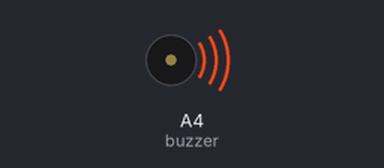
Simulated run of this sketch. Board: Arduino Uno, built with avr-gcc and run on an emulated ATmega328P. Parts: buzzer (waves = sounding).

Above: at 0.9 s.
At 87.1 s:
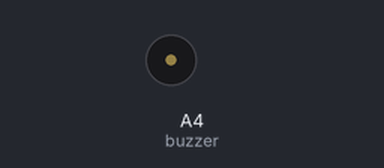
Timing chart, 0 to 88.6 s (numbered marks = the images above):
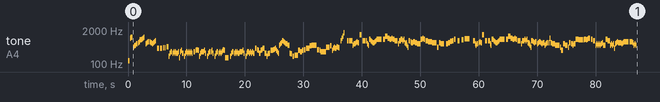

The sketch:

1_2_3.ino
```cpp
// ポケットモンスター OP (anime version)

#include <avr/pgmspace.h>

#define NOTE_B0  31
#define NOTE_C1  33
#define NOTE_CS1 35
#define NOTE_D1  37
#define NOTE_DS1 39
#define NOTE_E1  41
#define NOTE_F1  44
#define NOTE_FS1 46
#define NOTE_G1  49
#define NOTE_GS1 52
#define NOTE_A1  55
#define NOTE_AS1 58
#define NOTE_B1  62
#define NOTE_C2  65
#define NOTE_CS2 69
#define NOTE_D2  73
#define NOTE_DS2 78
#define NOTE_E2  82
#define NOTE_F2  87
#define NOTE_FS2 93
#define NOTE_G2  98
#define NOTE_GS2 104
#define NOTE_A2  110
#define NOTE_AS2 117
#define NOTE_B2  123
#define NOTE_C3  131
#define NOTE_CS3 139
#define NOTE_D3  147
#define NOTE_DS3 156
#define NOTE_E3  165
#define NOTE_F3  175
#define NOTE_FS3 185
#define NOTE_G3  196
#define NOTE_GS3 208
#define NOTE_A3  220
#define NOTE_AS3 233
#define NOTE_B3  247
#define NOTE_C4  262
#define NOTE_CS4 277
#define NOTE_D4  294
#define NOTE_DS4 311
#define NOTE_E4  330
#define NOTE_F4  349
#define NOTE_FS4 370
#define NOTE_G4  392
#define NOTE_GS4 415
#define NOTE_A4  440
#define NOTE_AS4 466
#define NOTE_B4  494
#define NOTE_C5  523
#define NOTE_CS5 554
#define NOTE_D5  587
#define NOTE_DS5 622
#define NOTE_E5  659
#define NOTE_F5  698
#define NOTE_FS5 740
#define NOTE_G5  784
#define NOTE_GS5 831
#define NOTE_A5  880
#define NOTE_AS5 932
#define NOTE_B5  988
#define NOTE_C6  1047
#define NOTE_CS6 1109
#define NOTE_D6  1175
#define NOTE_DS6 1245
#define NOTE_E6  1319
#define NOTE_F6  1397
#define NOTE_FS6 1480
#define NOTE_G6  1568
#define NOTE_GS6 1661
#define NOTE_A6  1760
#define NOTE_AS6 1865
#define NOTE_B6  1976
#define NOTE_C7  2093
#define NOTE_CS7 2217
#define NOTE_D7  2349
#define NOTE_DS7 2489
#define NOTE_E7  2637
#define NOTE_F7  2794
#define NOTE_FS7 2960
#define NOTE_G7  3136
#define NOTE_GS7 3322
#define NOTE_A7  3520
#define NOTE_AS7 3729
#define NOTE_B7  3951
#define NOTE_C8  4186
#define NOTE_CS8 4435
#define NOTE_D8  4699
#define NOTE_DS8 4978
#define NOTE_E8  5274
#define NOTE_F8  5588
#define NOTE_FS8 5920
#define NOTE_G8  6272
#define NOTE_GS8 6645
#define NOTE_A8  7074
#define NOTE_AS8 7459
#define NOTE_B8  7902
#define REST 0

int tempo = 91;
int buzzer = A4;

const int melody[] PROGMEM = {
NOTE_C3,7,NOTE_B5,32,NOTE_C6,6,NOTE_A4,16,NOTE_B4,16,NOTE_C5,16,NOTE_D5,8,NOTE_E5,16,NOTE_F5,16,NOTE_GS5,8,NOTE_A5,16,NOTE_B5,16,NOTE_C6,16,REST,16,
NOTE_D5,16,NOTE_E5,16,NOTE_F5,8,NOTE_F5,16,NOTE_E5,8,NOTE_D5,16,NOTE_E5,16,NOTE_F5,16,NOTE_G5,16,REST,16,NOTE_G4,16,NOTE_G4,16,REST,16,NOTE_G4,16,NOTE_G4,16,REST,16,NOTE_GS4,16,REST,16,NOTE_GS4,16,REST,16,NOTE_AS4,16,NOTE_AS4,16,
NOTE_G3,16,NOTE_C4,16,NOTE_D4,8,NOTE_C4,16,NOTE_D4,16,NOTE_C4,16,NOTE_D4,16,NOTE_C4,8,NOTE_D4,16,NOTE_F3,16,NOTE_D4,16,NOTE_E4,16,NOTE_C4,8,
NOTE_G3,16,NOTE_C4,16,NOTE_D4,8,NOTE_C4,16,NOTE_D4,16,NOTE_C4,16,NOTE_D4,16,NOTE_C4,16,REST,16,NOTE_D4,8,NOTE_E4,16,NOTE_F4,16,NOTE_E4,8,
NOTE_G3,16,NOTE_C4,16,NOTE_D4,8,NOTE_D4,16,NOTE_E4,16,NOTE_C4,16,REST,16,NOTE_G3,16,NOTE_C4,16,NOTE_D4,8,NOTE_D4,16,NOTE_E4,16,NOTE_C4,16,REST,16,
NOTE_G3,16,NOTE_C4,16,NOTE_D4,8,NOTE_C4,16,NOTE_D4,16,NOTE_C4,16,NOTE_D4,16,NOTE_E4,16,NOTE_F4,16,NOTE_E4,16,NOTE_F3,4,REST,16,NOTE_G3,16,
NOTE_C4,16,NOTE_D4,8,NOTE_C4,16,NOTE_D4,16,NOTE_C4,16,NOTE_D4,16,NOTE_C4,8,NOTE_D4,8,NOTE_D4,16,NOTE_E4,16,NOTE_C4,16,REST,16,NOTE_G3,16,NOTE_C4,16,NOTE_D4,8,NOTE_C4,16,NOTE_D4,16,NOTE_C4,16,NOTE_D4,16,NOTE_C4,8,
NOTE_G4,8,NOTE_F4,16,NOTE_E4,16,NOTE_C4,8,NOTE_E4,16,NOTE_F4,16,NOTE_G4,8,NOTE_C4,16,NOTE_C4,16,NOTE_G3,16,NOTE_B3,16,NOTE_C4,8,NOTE_E4,8,NOTE_E4,16,NOTE_F4,16,NOTE_FS4,16,NOTE_G4,16,NOTE_E4,16,NOTE_D4,16,NOTE_C4,16,
NOTE_C5,16,NOTE_D5,16,NOTE_E5,16,NOTE_G5,8,NOTE_F5,16,NOTE_E5,16,NOTE_D5,8,NOTE_C5,16,NOTE_C5,16,NOTE_C4,16,NOTE_B3,8,NOTE_G3,8,NOTE_A3,4,NOTE_E4,8,NOTE_D4,8,NOTE_E4,8,NOTE_F4,8,NOTE_G4,4,NOTE_B4,8,NOTE_C5,3,
NOTE_F4,6,NOTE_E4,16,NOTE_D4,4,NOTE_D4,8,NOTE_A4,8,NOTE_A4,8,NOTE_B4,8,NOTE_E4,16,NOTE_G4,16,NOTE_A4,16,NOTE_G4,16,NOTE_G4,16,NOTE_AS4,16,NOTE_A4,16,NOTE_GS4,16,REST,16,
NOTE_G5,16,NOTE_B5,16,NOTE_D6,16,NOTE_G6,16,REST,6,
NOTE_G5,8,NOTE_G5,8,NOTE_G5,8,NOTE_C5,16,NOTE_D5,8,NOTE_E5,16,NOTE_F5,16,NOTE_E5,8,NOTE_E6,16,NOTE_E6,16,REST,16,NOTE_G5,12,NOTE_G5,32,NOTE_G5,8,NOTE_G5,16,
NOTE_D5,16,NOTE_C5,16,NOTE_A5,8,NOTE_G5,16,NOTE_F5,16,NOTE_E5,8,NOTE_F5,16,NOTE_G5,16,NOTE_A5,-4,REST,16,NOTE_A5,8,NOTE_D6,6,NOTE_B5,8,NOTE_A5,8,NOTE_B5,16,NOTE_A5,8,NOTE_G5,16,NOTE_G5,6,
NOTE_D5,16,NOTE_G5,16,NOTE_G5,32,NOTE_A5,12,NOTE_A5,16,NOTE_G5,16,NOTE_A5,16,NOTE_E5,16,NOTE_D5,48,NOTE_E5,48,NOTE_D5,48,NOTE_C5,16,NOTE_A4,16,
NOTE_G5,8,NOTE_F5,16,NOTE_E5,8,NOTE_F5,8,NOTE_E5,8,NOTE_D5,16,NOTE_D5,6,NOTE_A5,16,NOTE_A5,16,NOTE_B5,16,NOTE_A5,8,NOTE_G5,16,NOTE_G5,8,NOTE_F5,8,NOTE_F5,8,NOTE_E5,16,NOTE_E5,4,NOTE_A4,8,NOTE_E5,8,NOTE_D5,16,NOTE_D5,6,REST,8,
NOTE_D5,8,NOTE_E5,8,NOTE_FS5,8,NOTE_G5,8,NOTE_A5,8,REST,8,NOTE_G5,8,REST,8,NOTE_GS5,16,NOTE_GS5,16,REST,16,NOTE_AS5,-4,REST,6,
NOTE_G5,16,NOTE_G5,12,NOTE_D5,32,NOTE_C5,16,NOTE_D5,8,NOTE_E5,16,NOTE_F5,16,NOTE_E5,8,NOTE_E6,16,NOTE_E6,16,REST,16,
NOTE_G5,8,REST,16,NOTE_G5,16,NOTE_G5,12,NOTE_D5,32,NOTE_C5,16,NOTE_A5,8,NOTE_G5,16,NOTE_F5,16,NOTE_E5,8,NOTE_F5,16,NOTE_G5,16,NOTE_A5,-4,REST,16,
NOTE_A5,8,NOTE_D6,6,NOTE_B5,8,NOTE_A5,8,NOTE_B5,16,NOTE_A5,8,NOTE_G5,16,NOTE_G5,6,NOTE_D5,16,NOTE_G5,16,NOTE_G5,32,NOTE_G5,12,
NOTE_A5,16,NOTE_G5,16,NOTE_A5,16,NOTE_E5,16,NOTE_D5,48,NOTE_E5,48,NOTE_D5,48,NOTE_C5,16,NOTE_A4,16,NOTE_G5,32,NOTE_G5,12,NOTE_F5,16,NOTE_E5,16,NOTE_F5,8,NOTE_D5,16,NOTE_E5,16,NOTE_F5,8,
NOTE_E5,16,NOTE_D5,16,NOTE_E5,8,NOTE_C5,16,NOTE_D5,16,NOTE_E5,8,NOTE_E5,16,NOTE_B5,16,NOTE_E5,8,NOTE_D5,8,NOTE_D5,16,NOTE_C5,3,
NOTE_A4,16,NOTE_E4,8,NOTE_D5,16,NOTE_D5,16,NOTE_C5,16,NOTE_C5,8,NOTE_A4,16,NOTE_E5,8,NOTE_D5,16,NOTE_D5,16,NOTE_C5,16,NOTE_D5,8,
NOTE_A5,16,NOTE_A5,8,NOTE_GS5,16,NOTE_GS5,16,NOTE_GS5,16,NOTE_GS5,8,NOTE_GS5,16,NOTE_A5,8,NOTE_GS5,32,REST,32,NOTE_A5,32,REST,32,NOTE_B5,8,REST,16,
NOTE_A5,8,NOTE_G5,6,NOTE_C5,16,NOTE_D5,16,NOTE_C5,16,NOTE_D5,16,NOTE_C5,16,NOTE_D5,16,NOTE_D5,16,NOTE_E5,16,NOTE_C5,6,NOTE_A5,8,NOTE_G5,6,
NOTE_C5,16,NOTE_D5,16,NOTE_C5,16,NOTE_D5,16,NOTE_G4,16,NOTE_D5,16,NOTE_E5,16,NOTE_F5,16,NOTE_E5,4,NOTE_D5,16,NOTE_E5,16,NOTE_F5,3,REST,16,NOTE_F5,8,NOTE_F5,16,NOTE_E5,16,NOTE_C5,16,NOTE_D5,16,NOTE_C5,16,

};

int notes = sizeof(melody) / sizeof(melody[0]) / 2;
int wholenote = (60000 * 4) / tempo;

void playMelody(const int melody[], int notes, int wholenote) {
  for (int thisNote = 0; thisNote < notes * 2; thisNote += 2) {

    int pitch = pgm_read_word(&melody[thisNote]);
    int divider = pgm_read_word(&melody[thisNote + 1]);

    int noteDuration;

    if (divider > 0) {
      // 正常音符
      noteDuration = wholenote / divider;
    } else {
      // 負音符（1.5倍）
      noteDuration = wholenote / abs(divider);
      noteDuration = noteDuration * 1.5;
    }

    tone(buzzer, pitch, noteDuration * 0.9);
    delay(noteDuration);
    noTone(buzzer);
  }
}

void setup() {
  playMelody(melody, notes, wholenote);
}

void loop() {
}
```
